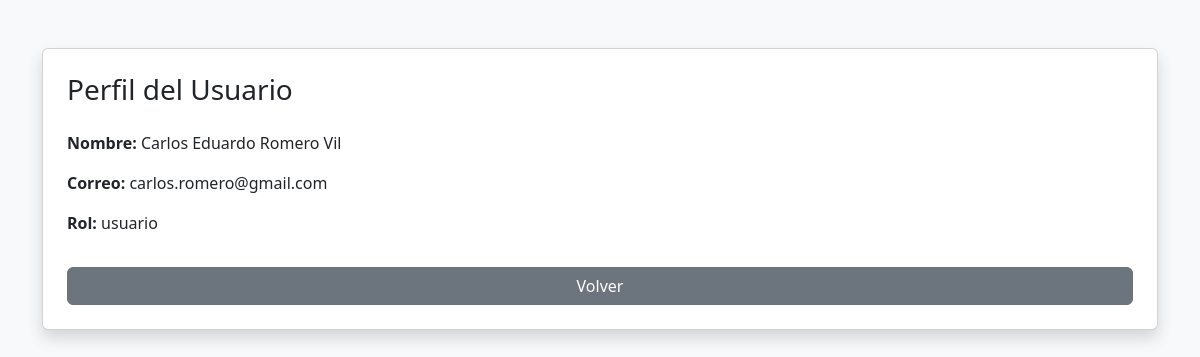
The page /Dontono-pm/profile.php (signed in) on the database its author committed.
### tables this page shows
CREATE TABLE `usuarios` (
  `usuarioID` int(11) NOT NULL,
  `nombre` varchar(25) NOT NULL,
  `correo` varchar(25) NOT NULL,
  `password` varchar(255) NOT NULL,
  `rol` enum('admin','usuario') DEFAULT 'usuario'
);

### Dontono-pm/profile.php (the view, shortened to what this page needs)
<?php
include("php/conexion.php");
$id = $_SESSION['usuario_id'];
$sql = "SELECT nombre, correo, rol FROM usuarios WHERE usuarioID = ?";
$stmt = $conn->prepare($sql);
$stmt->bind_param("i", $id);
$stmt->execute();
$resultado = $stmt->get_result();
$usuario = $resultado->fetch_assoc();
?>
<!DOCTYPE html>
<html lang="en">
<head>
    <link
href="https://cdn.jsdelivr.net/npm/bootstrap@5.3.8/dist/css/bootstrap.min.css
" rel="stylesheet">
</head>
<body class="bg-light">
<div class="container mt-5">
    <div class="card shadow p-4">
        <h3 class="mb-4">Perfil del Usuario</h3>
        <p><strong>Nombre:</strong> <?php echo $usuario['nombre']; ?></p>
        <p><strong>Correo:</strong> <?php echo $usuario['correo']; ?></p>
        <p><strong>Rol:</strong> <?php echo $usuario['rol']; ?></p>
        <a href="index.php" class="btn btn-secondary mt-3">Volver</a>
    </div>
</div>
</body>
</html>

### rows shown on the page
usuarios: nombre "Carlos Eduardo Romero Vil", correo "carlos.romero@gmail.com", rol "usuario"
